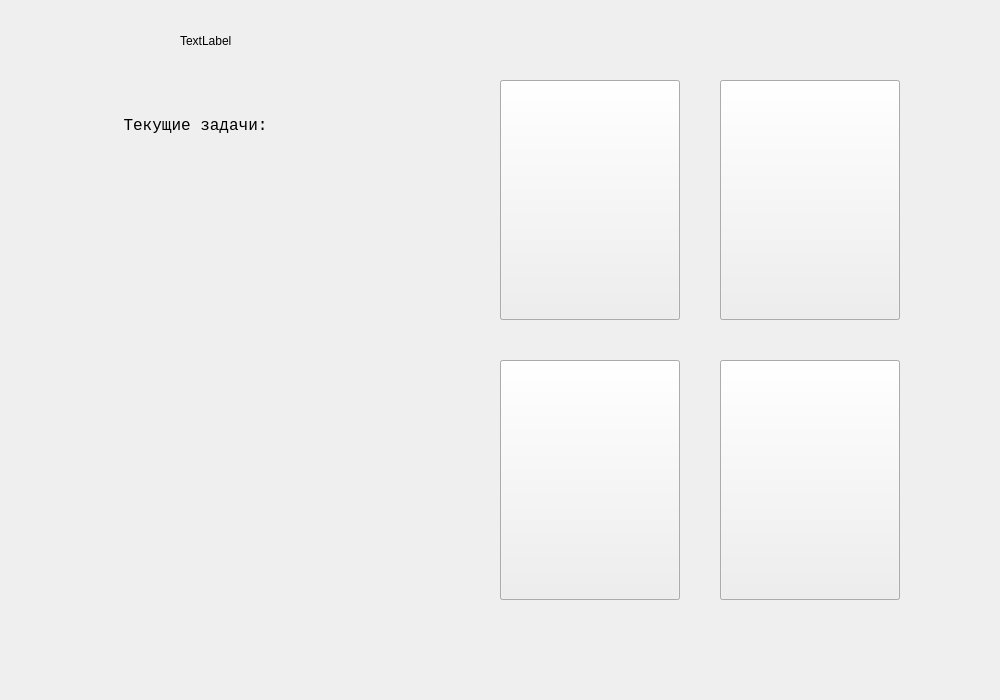
<?xml version="1.0" encoding="UTF-8"?>
<ui version="4.0">
 <class>game_window</class>
 <widget class="QWidget" name="game_window">
  <property name="geometry">
   <rect>
    <x>0</x>
    <y>0</y>
    <width>1000</width>
    <height>700</height>
   </rect>
  </property>
  <property name="minimumSize">
   <size>
    <width>1000</width>
    <height>700</height>
   </size>
  </property>
  <property name="maximumSize">
   <size>
    <width>1000</width>
    <height>700</height>
   </size>
  </property>
  <property name="windowTitle">
   <string>Погружаемся...</string>
  </property>
  <widget class="QLabel" name="bg">
   <property name="geometry">
    <rect>
     <x>-1</x>
     <y>0</y>
     <width>1000</width>
     <height>700</height>
    </rect>
   </property>
   <property name="autoFillBackground">
    <bool>false</bool>
   </property>
   <property name="text">
    <string/>
   </property>
   <property name="pixmap">
    <pixmap>textures/bg.png</pixmap>
   </property>
   <property name="scaledContents">
    <bool>true</bool>
   </property>
  </widget>
  <widget class="QPushButton" name="btn_pause">
   <property name="geometry">
    <rect>
     <x>10</x>
     <y>10</y>
     <width>70</width>
     <height>70</height>
    </rect>
   </property>
   <property name="styleSheet">
    <string notr="true">QPushButton {
    background: transparent;
    border: none;
}</string>
   </property>
   <property name="text">
    <string/>
   </property>
   <property name="icon">
    <iconset>
     <normaloff>textures/pause.png</normaloff>textures/pause.png</iconset>
   </property>
   <property name="iconSize">
    <size>
     <width>70</width>
     <height>70</height>
    </size>
   </property>
  </widget>
  <widget class="QGroupBox" name="human_box">
   <property name="enabled">
    <bool>true</bool>
   </property>
   <property name="geometry">
    <rect>
     <x>500</x>
     <y>80</y>
     <width>401</width>
     <height>521</height>
    </rect>
   </property>
   <property name="styleSheet">
    <string notr="true">QGroupBox { border: none; }</string>
   </property>
   <property name="title">
    <string/>
   </property>
   <property name="flat">
    <bool>true</bool>
   </property>
   <widget class="QPushButton" name="btn_human_1">
    <property name="geometry">
     <rect>
      <x>0</x>
      <y>0</y>
      <width>180</width>
      <height>240</height>
     </rect>
    </property>
    <property name="text">
     <string/>
    </property>
    <property name="icon">
     <iconset>
      <normaloff>textures/Icon.png</normaloff>textures/Icon.png</iconset>
    </property>
    <property name="iconSize">
     <size>
      <width>180</width>
      <height>240</height>
     </size>
    </property>
   </widget>
   <widget class="QPushButton" name="btn_human_2">
    <property name="geometry">
     <rect>
      <x>220</x>
      <y>0</y>
      <width>180</width>
      <height>240</height>
     </rect>
    </property>
    <property name="text">
     <string/>
    </property>
    <property name="icon">
     <iconset>
      <normaloff>textures/Icon.png</normaloff>textures/Icon.png</iconset>
    </property>
    <property name="iconSize">
     <size>
      <width>180</width>
      <height>240</height>
     </size>
    </property>
   </widget>
   <widget class="QPushButton" name="btn_human_3">
    <property name="geometry">
     <rect>
      <x>0</x>
      <y>280</y>
      <width>180</width>
      <height>240</height>
     </rect>
    </property>
    <property name="text">
     <string/>
    </property>
    <property name="icon">
     <iconset>
      <normaloff>textures/Icon.png</normaloff>textures/Icon.png</iconset>
    </property>
    <property name="iconSize">
     <size>
      <width>180</width>
      <height>240</height>
     </size>
    </property>
   </widget>
   <widget class="QPushButton" name="btn_human_4">
    <property name="geometry">
     <rect>
      <x>220</x>
      <y>280</y>
      <width>180</width>
      <height>240</height>
     </rect>
    </property>
    <property name="text">
     <string/>
    </property>
    <property name="icon">
     <iconset>
      <normaloff>textures/Icon.png</normaloff>textures/Icon.png</iconset>
    </property>
    <property name="iconSize">
     <size>
      <width>180</width>
      <height>240</height>
     </size>
    </property>
   </widget>
  </widget>
  <widget class="QPushButton" name="btn_text_1">
   <property name="geometry">
    <rect>
     <x>500</x>
     <y>80</y>
     <width>180</width>
     <height>240</height>
    </rect>
   </property>
   <property name="text">
    <string/>
   </property>
   <property name="icon">
    <iconset>
     <normaloff>textures/Icon-text.png</normaloff>textures/Icon-text.png</iconset>
   </property>
   <property name="iconSize">
    <size>
     <width>180</width>
     <height>240</height>
    </size>
   </property>
  </widget>
  <widget class="QPushButton" name="btn_text_2">
   <property name="geometry">
    <rect>
     <x>720</x>
     <y>80</y>
     <width>180</width>
     <height>240</height>
    </rect>
   </property>
   <property name="text">
    <string/>
   </property>
   <property name="icon">
    <iconset>
     <normaloff>textures/Icon-text.png</normaloff>textures/Icon-text.png</iconset>
   </property>
   <property name="iconSize">
    <size>
     <width>180</width>
     <height>240</height>
    </size>
   </property>
  </widget>
  <widget class="QPushButton" name="btn_text_4">
   <property name="geometry">
    <rect>
     <x>720</x>
     <y>360</y>
     <width>180</width>
     <height>240</height>
    </rect>
   </property>
   <property name="text">
    <string/>
   </property>
   <property name="icon">
    <iconset>
     <normaloff>textures/Icon-text.png</normaloff>textures/Icon-text.png</iconset>
   </property>
   <property name="iconSize">
    <size>
     <width>180</width>
     <height>240</height>
    </size>
   </property>
  </widget>
  <widget class="QPushButton" name="btn_text_3">
   <property name="geometry">
    <rect>
     <x>500</x>
     <y>360</y>
     <width>180</width>
     <height>240</height>
    </rect>
   </property>
   <property name="text">
    <string/>
   </property>
   <property name="icon">
    <iconset>
     <normaloff>textures/Icon-text.png</normaloff>textures/Icon-text.png</iconset>
   </property>
   <property name="iconSize">
    <size>
     <width>180</width>
     <height>240</height>
    </size>
   </property>
  </widget>
  <widget class="QPushButton" name="btn_info">
   <property name="geometry">
    <rect>
     <x>90</x>
     <y>10</y>
     <width>70</width>
     <height>70</height>
    </rect>
   </property>
   <property name="styleSheet">
    <string notr="true">QPushButton {
    background: transparent;
    border: none;
}</string>
   </property>
   <property name="text">
    <string/>
   </property>
   <property name="icon">
    <iconset>
     <normaloff>textures/info.png</normaloff>textures/info.png</iconset>
   </property>
   <property name="iconSize">
    <size>
     <width>70</width>
     <height>70</height>
    </size>
   </property>
  </widget>
  <widget class="QLabel" name="current_stage">
   <property name="geometry">
    <rect>
     <x>180</x>
     <y>10</y>
     <width>61</width>
     <height>61</height>
    </rect>
   </property>
   <property name="text">
    <string>TextLabel</string>
   </property>
  </widget>
  <widget class="QLabel" name="task_label">
   <property name="geometry">
    <rect>
     <x>70</x>
     <y>90</y>
     <width>260</width>
     <height>260</height>
    </rect>
   </property>
   <property name="text">
    <string/>
   </property>
   <property name="pixmap">
    <pixmap>textures/task-window.png</pixmap>
   </property>
  </widget>
  <widget class="QLabel" name="current_tasks_label">
   <property name="geometry">
    <rect>
     <x>89</x>
     <y>149</y>
     <width>211</width>
     <height>171</height>
    </rect>
   </property>
   <property name="font">
    <font>
     <family>Courier New</family>
     <pointsize>12</pointsize>
    </font>
   </property>
   <property name="text">
    <string/>
   </property>
   <property name="alignment">
    <set>Qt::AlignmentFlag::AlignLeading|Qt::AlignmentFlag::AlignLeft|Qt::AlignmentFlag::AlignTop</set>
   </property>
   <property name="wordWrap">
    <bool>true</bool>
   </property>
  </widget>
  <widget class="QLabel" name="task_label_2">
   <property name="geometry">
    <rect>
     <x>90</x>
     <y>110</y>
     <width>211</width>
     <height>31</height>
    </rect>
   </property>
   <property name="font">
    <font>
     <family>Courier New</family>
     <pointsize>12</pointsize>
    </font>
   </property>
   <property name="text">
    <string>Текущие задачи:</string>
   </property>
   <property name="alignment">
    <set>Qt::AlignmentFlag::AlignCenter</set>
   </property>
  </widget>
  <widget class="QPushButton" name="btn_deep">
   <property name="geometry">
    <rect>
     <x>360</x>
     <y>90</y>
     <width>120</width>
     <height>500</height>
    </rect>
   </property>
   <property name="styleSheet">
    <string notr="true">QPushButton {
    background: transparent;
    border: none;
}</string>
   </property>
   <property name="text">
    <string/>
   </property>
   <property name="icon">
    <iconset>
     <normaloff>textures/deep-meter.png</normaloff>textures/deep-meter.png</iconset>
   </property>
   <property name="iconSize">
    <size>
     <width>120</width>
     <height>500</height>
    </size>
   </property>
  </widget>
  <widget class="QLabel" name="deep_1">
   <property name="geometry">
    <rect>
     <x>370</x>
     <y>120</y>
     <width>16</width>
     <height>16</height>
    </rect>
   </property>
   <property name="text">
    <string/>
   </property>
   <property name="pixmap">
    <pixmap>textures/dot-1.png</pixmap>
   </property>
  </widget>
  <widget class="QLabel" name="deep_2">
   <property name="geometry">
    <rect>
     <x>390</x>
     <y>120</y>
     <width>16</width>
     <height>16</height>
    </rect>
   </property>
   <property name="text">
    <string/>
   </property>
   <property name="pixmap">
    <pixmap>textures/dot-2.png</pixmap>
   </property>
  </widget>
  <widget class="QLabel" name="deep_3">
   <property name="geometry">
    <rect>
     <x>410</x>
     <y>120</y>
     <width>16</width>
     <height>16</height>
    </rect>
   </property>
   <property name="text">
    <string/>
   </property>
   <property name="pixmap">
    <pixmap>textures/dot-3.png</pixmap>
   </property>
  </widget>
  <widget class="QLabel" name="deep_4">
   <property name="geometry">
    <rect>
     <x>430</x>
     <y>120</y>
     <width>16</width>
     <height>16</height>
    </rect>
   </property>
   <property name="text">
    <string/>
   </property>
   <property name="pixmap">
    <pixmap>textures/dot-4.png</pixmap>
   </property>
  </widget>
 </widget>
 <resources/>
 <connections/>
</ui>
